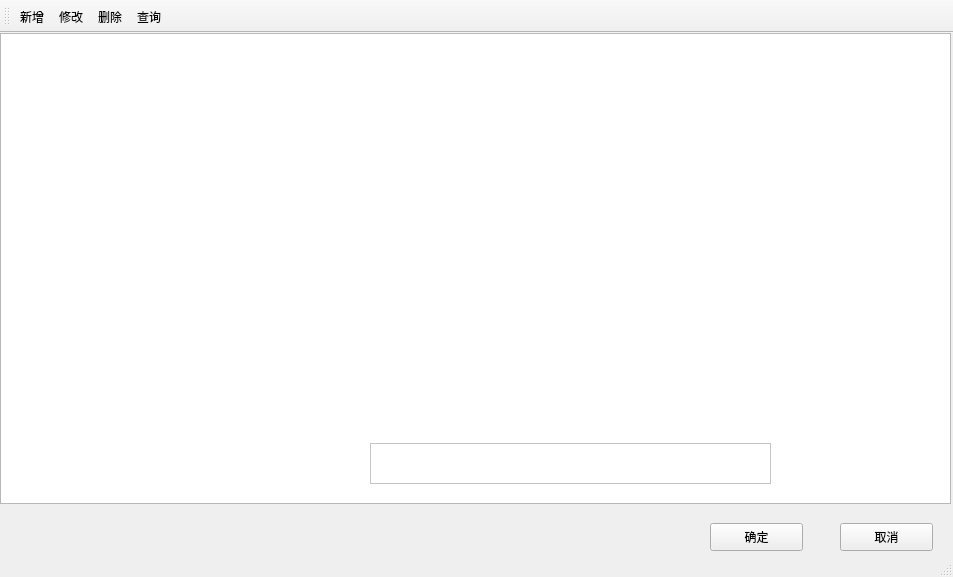
<?xml version="1.0" encoding="UTF-8"?>
<ui version="4.0">
 <class>production_lot_information_win</class>
 <widget class="QMainWindow" name="production_lot_information_win">
  <property name="geometry">
   <rect>
    <x>0</x>
    <y>0</y>
    <width>953</width>
    <height>577</height>
   </rect>
  </property>
  <property name="minimumSize">
   <size>
    <width>953</width>
    <height>577</height>
   </size>
  </property>
  <property name="maximumSize">
   <size>
    <width>953</width>
    <height>577</height>
   </size>
  </property>
  <property name="windowTitle">
   <string>生产批次</string>
  </property>
  <property name="windowIcon">
   <iconset theme="生产批次" resource="resources.qrc">
    <normaloff>:/resourse/peizhi.png</normaloff>:/resourse/peizhi.png</iconset>
  </property>
  <widget class="QWidget" name="centralwidget">
   <widget class="QTableView" name="tableView">
    <property name="geometry">
     <rect>
      <x>0</x>
      <y>0</y>
      <width>951</width>
      <height>471</height>
     </rect>
    </property>
   </widget>
   <widget class="QScrollArea" name="scrollArea">
    <property name="geometry">
     <rect>
      <x>370</x>
      <y>410</y>
      <width>401</width>
      <height>41</height>
     </rect>
    </property>
    <property name="font">
     <font>
      <italic>false</italic>
     </font>
    </property>
    <property name="styleSheet">
     <string notr="true">background-color: rgb(255, 255, 255);
selection-color: rgb(255, 255, 255);
gridline-color: rgb(255, 255, 255);
border-color: rgb(255, 255, 255);</string>
    </property>
    <property name="widgetResizable">
     <bool>true</bool>
    </property>
    <widget class="QWidget" name="scrollAreaWidgetContents">
     <property name="geometry">
      <rect>
       <x>0</x>
       <y>0</y>
       <width>399</width>
       <height>39</height>
      </rect>
     </property>
    </widget>
   </widget>
   <widget class="QPushButton" name="pushButton_2">
    <property name="geometry">
     <rect>
      <x>840</x>
      <y>490</y>
      <width>93</width>
      <height>28</height>
     </rect>
    </property>
    <property name="text">
     <string>取消</string>
    </property>
   </widget>
   <widget class="QPushButton" name="pushButton">
    <property name="geometry">
     <rect>
      <x>710</x>
      <y>490</y>
      <width>93</width>
      <height>28</height>
     </rect>
    </property>
    <property name="text">
     <string>确定</string>
    </property>
   </widget>
   <zorder>tableView</zorder>
   <zorder>pushButton_2</zorder>
   <zorder>pushButton</zorder>
   <zorder>scrollArea</zorder>
  </widget>
  <widget class="QStatusBar" name="statusbar"/>
  <widget class="QToolBar" name="toolBar">
   <property name="contextMenuPolicy">
    <enum>Qt::PreventContextMenu</enum>
   </property>
   <property name="windowTitle">
    <string>toolBar</string>
   </property>
   <property name="iconSize">
    <size>
     <width>20</width>
     <height>20</height>
    </size>
   </property>
   <property name="toolButtonStyle">
    <enum>Qt::ToolButtonTextBesideIcon</enum>
   </property>
   <attribute name="toolBarArea">
    <enum>TopToolBarArea</enum>
   </attribute>
   <attribute name="toolBarBreak">
    <bool>false</bool>
   </attribute>
   <addaction name="action"/>
   <addaction name="action_2"/>
   <addaction name="action_3"/>
   <addaction name="action_4"/>
  </widget>
  <action name="action">
   <property name="icon">
    <iconset resource="resources.qrc">
     <normaloff>:/resourse/xinzeng.png</normaloff>:/resourse/xinzeng.png</iconset>
   </property>
   <property name="text">
    <string>新增</string>
   </property>
   <property name="iconVisibleInMenu">
    <bool>true</bool>
   </property>
  </action>
  <action name="action_2">
   <property name="icon">
    <iconset resource="resources.qrc">
     <normaloff>:/resourse/xiugaiq.png</normaloff>:/resourse/xiugaiq.png</iconset>
   </property>
   <property name="text">
    <string>修改</string>
   </property>
  </action>
  <action name="action_3">
   <property name="icon">
    <iconset resource="resources.qrc">
     <normaloff>:/resourse/shanchu.png</normaloff>:/resourse/shanchu.png</iconset>
   </property>
   <property name="text">
    <string>删除</string>
   </property>
  </action>
  <action name="action_4">
   <property name="icon">
    <iconset resource="resources.qrc">
     <normaloff>:/resourse/NMStubiao-.png</normaloff>:/resourse/NMStubiao-.png</iconset>
   </property>
   <property name="text">
    <string>查询</string>
   </property>
  </action>
 </widget>
 <resources>
  <include location="resources.qrc"/>
 </resources>
 <connections/>
</ui>
